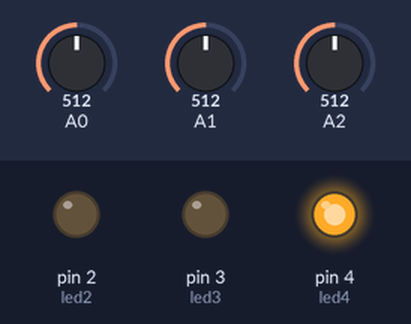
Recording of a sketch running on a simulated Arduino Uno, built with avr-gcc and run on an emulated ATmega328P. Parts: output pins drawn as LEDs (lit = HIGH). Inputs (shaded band) come from the test bench; at power-on: A1 = 512, A0 = 512, A2 = 512.

Above: at 1.2 s.
1.3 s: A1 set to 57
2.9 s: A1 set to 48
At 3.7 s:
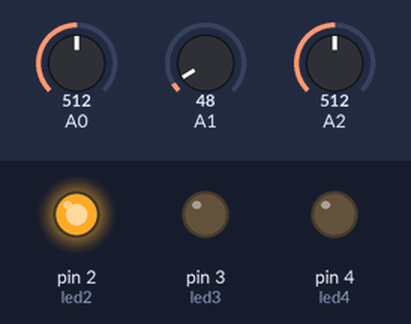
4.7 s: A1 set to 122
At 5.8 s:
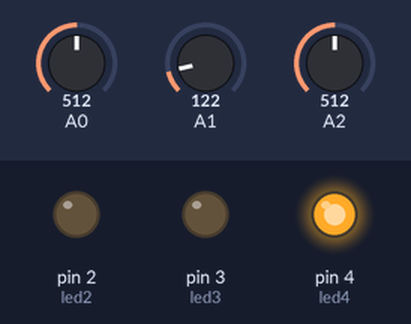
6.5 s: A1 set to 0
At 7.8 s:
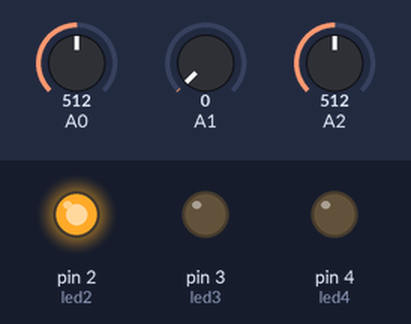
Timing chart, 0 to 9.2 s (numbered marks = the images above; inputs shaded):
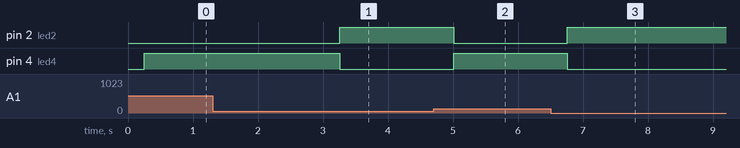

Measured:
- the behaviour switches between 54 and 53 on A1 (found by bisection; images 0 and 1)
- after the input at 1.3 s, every drawn part: stays the same
- after the input at 2.9 s, pin 2 (led2): LOW → HIGH after 0.36 s; pin 4 (led4): HIGH → LOW after 0.36 s
- after the input at 4.7 s, pin 2 (led2): HIGH → LOW after 0.31 s; pin 4 (led4): LOW → HIGH after 0.31 s
- after the input at 6.5 s, pin 2 (led2): LOW → HIGH after 0.26 s; pin 4 (led4): HIGH → LOW after 0.26 s

The sketch:

test3.ino
```cpp
float vcahaya,suhu,beban,cahaya,vsuhu,vbeban;
int led2 = 2;
int led3 = 3;
int led4 = 4;
void setup()
{
  Serial.begin(9600);
  pinMode(led3,OUTPUT);
  pinMode(led2,OUTPUT);
  pinMode(led4,OUTPUT);
}

void loop()
{

  cahaya = analogRead(A0);
  suhu =analogRead(A1);
  beban = analogRead(A2);
  vcahaya = cahaya * (5.0 / 1023.0);
  vsuhu = suhu * (5.0 / 1023.0);
  vbeban = beban * (5.0 / 1023.0);
  delay(250);
  if(vcahaya<=1.67 && vbeban<2.38 && vsuhu<0.26){
    digitalWrite(led2,LOW);
    digitalWrite(led3,HIGH);
    digitalWrite(led4,LOW);
  }
  else if(vcahaya<=1.67 && vbeban<2.38 && vsuhu>=0.26){
    digitalWrite(led2,LOW);
    digitalWrite(led3,HIGH);
    digitalWrite(led4,LOW);
  }
  else if(vcahaya<=1.67 && vbeban>=2.38 && vsuhu>=0.26){
   digitalWrite(led2,LOW);
   digitalWrite(led3,LOW);
   digitalWrite(led4,HIGH);
  }
  else if(vcahaya>1.67 && vbeban<2.38 && vsuhu<0.26){
   digitalWrite(led2,HIGH);
   digitalWrite(led3,LOW);
   digitalWrite(led4,LOW);
  }
  else if(vcahaya>1.67 && vbeban>=2.38 && vsuhu<0.26){
   digitalWrite(led2,HIGH);
   digitalWrite(led3,LOW);
   digitalWrite(led4,LOW);
  }
  else if(vcahaya>1.67 && vbeban>=2.38 && vsuhu>=0.26){
   digitalWrite(led2,LOW);
   digitalWrite(led3,LOW);
   digitalWrite(led4,HIGH);
  }
  else{
   digitalWrite(led2,LOW);
   digitalWrite(led3,LOW);
   digitalWrite(led4,LOW);
  }
}
```
